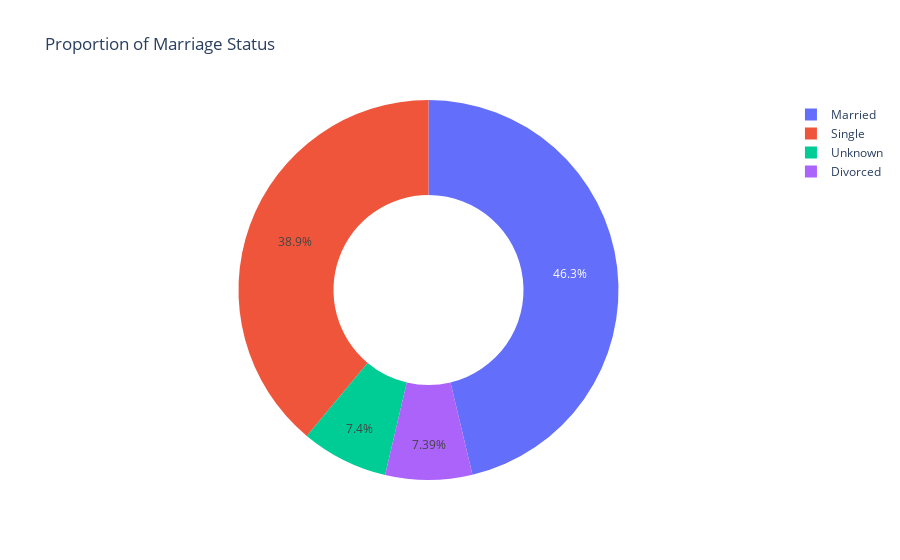

Source (notebook cell):
### Markdown cell above
그래프에서 여성이 남성보다 신용카드 비율이 약간 높은 것을 볼 수 있지만, 이 차이는 크지 않기 때문에 비슷한 비율로 볼 수 있다.

### Code cell
# 혼인 상태

ex.pie(df, names = 'Marital_Status', title = 'Proportion of Marriage Status', hole = 0.5)

### Figure 1 — Plotly figure (JSON) as saved in the notebook; plotly's stock layout.template omitted (floating-point values rounded to 4 significant figures; data arrays with more than 128 entries replaced by an {"elided": "..."} marker saying what was removed)
{"data": [{"domain": {"x": [0, 1], "y": [0, 1]}, "hole": 0.5, "hovertemplate": "Marital_Status=%{label}<extra></extra>", "labels": {"elided": "10127 str values"}, "legendgroup": "", "name": "", "showlegend": true, "type": "pie"}], "layout": {"autosize": true, "legend": {"tracegroupgap": 0}, "title": {"text": "Proportion of Marriage Status"}}}
